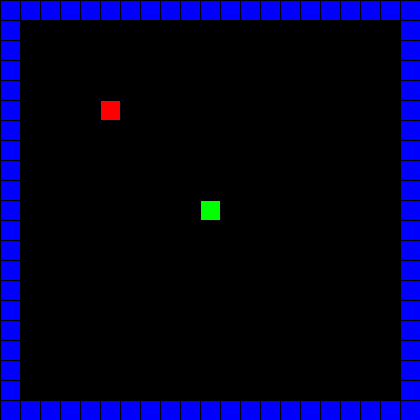
Frame 1 (no input)
Frame 60 (the mouse pressed at the canvas centre just before this capture): identical to frame 1, image omitted
Frame 120 (the mouse held since frame 60 and released just before this capture): identical to frame 1, image omitted

The Processing sketch that drew this single still picture (run headless with seeded random() and noise(); from frame 60 on, the mouse is pressed at the canvas centre):

// Processing sketch: World
// ── World.pde
public static final int mul = 20;

Snake s;
Apple a;

boolean start;

void setup(){
  size(420, 420);
  s = new Snake();
  a = new Apple(5, 5);
  start = false;
}

void draw(){
  background(0);
  
  fill(0,0,255);
  for(int i = 0; i < height; i++){
    rect(i * mul,0,mul,mul);
    rect(i * mul, height - mul, mul, mul);
  }
  for(int j = 0; j < width; j++){
    rect(0, j * mul, mul, mul);
    rect(width - mul, j * mul, mul, mul);
  }  
  a.draw();
  if(s.hitApple(a)){
    s.makeLonger();
    a.change();
  }
  if(start){
    s.draw();
    delay(1000/15);
  }else{
    fill(0, 255, 0);  
    rect( 10 * 20, 10 * 20, 20, 20);
  }  
}

void keyPressed(){
  if(key == CODED){
    start = true;
    if(keyCode == UP && s.direction != Direction.SOUTH){
      s.changeDirection(Direction.NORTH);
    }
    if(keyCode == DOWN && s.direction != Direction.NORTH){
      s.changeDirection(Direction.SOUTH);
    }
    if(keyCode == LEFT && s.direction != Direction.EAST){
      s.changeDirection(Direction.WEST);
    }
    if(keyCode == RIGHT && s.direction != Direction.WEST){
      s.changeDirection(Direction.EAST);
    }
  }
}

// ── AI.pde
float weights[];


class AI{
  
  
  
  
  
  
}

// ── Apple.pde
public class Apple{
  
  Position p;
  
  public Apple(int x, int y){
    this.p = new Position(x, y); 
  }
  
  public void draw(){
    fill(255, 0, 0);  
    rect(p.x * 20, p.y * 20, 20, 20);
  } 
  
  public void change(){
    this.p.x = (int)random(1, width / 20 - 1);
    this.p.y = (int)random(1, height / 20 - 1);
  }
}

// ── Direction.pde
public class Direction{
  
  public static final int NORTH = 0;
  public static final int EAST = 1;
  public static final int SOUTH = 2;
  public static final int WEST = 3;  
  
}

// ── Matrix.pde

class Matrix {
  
  //local variables
  int rows;
  int cols;
  float[][] matrix;
  
  //---------------------------------------------------------------------------------------------------------------------------------------------------------  
  //constructor
  Matrix(int r, int c) {
    rows = r;
    cols = c;
    matrix = new float[rows][cols];
  }
  
  //---------------------------------------------------------------------------------------------------------------------------------------------------------  
  //constructor from 2D array
  Matrix(float[][] m) {
    matrix = m;
    cols = m.length;
    rows = m[0].length;
  }
  
  //---------------------------------------------------------------------------------------------------------------------------------------------------------  
  //print matrix
  void output() {
    for (int i =0; i<rows; i++) {
      for (int j = 0; j<cols; j++) {
        print(matrix[i][j] + "  ");
      }
      println(" ");
    }
    println();
  }
  //---------------------------------------------------------------------------------------------------------------------------------------------------------  
  
  //multiply by scalar
  void multiply(float n ) {

    for (int i =0; i<rows; i++) {
      for (int j = 0; j<cols; j++) {
        matrix[i][j] *= n;
      }
    }
  }

//---------------------------------------------------------------------------------------------------------------------------------------------------------  
  //return a matrix which is this matrix dot product parameter matrix 
  Matrix dot(Matrix n) {
    Matrix result = new Matrix(rows, n.cols);
   
    if (cols == n.rows) {
      //for each spot in the new matrix
      for (int i =0; i<rows; i++) {
        for (int j = 0; j<n.cols; j++) {
          float sum = 0;
          for (int k = 0; k<cols; k++) {
            sum+= matrix[i][k]*n.matrix[k][j];
          }
          result.matrix[i][j] = sum;
        }
      }
    }

    return result;
  }
//---------------------------------------------------------------------------------------------------------------------------------------------------------  
  //set the matrix to random ints between -1 and 1
  void randomize() {
    for (int i =0; i<rows; i++) {
      for (int j = 0; j<cols; j++) {
        matrix[i][j] = random(-1, 1);
      }
    }
  }

//---------------------------------------------------------------------------------------------------------------------------------------------------------  
  //add a scalar to the matrix
  void Add(float n ) {
    for (int i =0; i<rows; i++) {
      for (int j = 0; j<cols; j++) {
        matrix[i][j] += n;
      }
    }
  }
//---------------------------------------------------------------------------------------------------------------------------------------------------------  
  ///return a matrix which is this matrix + parameter matrix
  Matrix add(Matrix n ) {
    Matrix newMatrix = new Matrix(rows, cols);
    if (cols == n.cols && rows == n.rows) {
      for (int i =0; i<rows; i++) {
        for (int j = 0; j<cols; j++) {
          newMatrix.matrix[i][j] = matrix[i][j] + n.matrix[i][j];
        }
      }
    }
    return newMatrix;
  }
//---------------------------------------------------------------------------------------------------------------------------------------------------------  
  //return a matrix which is this matrix - parameter matrix
  Matrix subtract(Matrix n ) {
    Matrix newMatrix = new Matrix(cols, rows);
    if (cols == n.cols && rows == n.rows) {
      for (int i =0; i<rows; i++) {
        for (int j = 0; j<cols; j++) {
          newMatrix.matrix[i][j] = matrix[i][j] - n.matrix[i][j];
        }
      }
    }
    return newMatrix;
  }
//---------------------------------------------------------------------------------------------------------------------------------------------------------  
  //return a matrix which is this matrix * parameter matrix (element wise multiplication)
  Matrix multiply(Matrix n ) {
    Matrix newMatrix = new Matrix(rows, cols);
    if (cols == n.cols && rows == n.rows) {
      for (int i =0; i<rows; i++) {
        for (int j = 0; j<cols; j++) {
          newMatrix.matrix[i][j] = matrix[i][j] * n.matrix[i][j];
        }
      }
    }
    return newMatrix;
  }
//---------------------------------------------------------------------------------------------------------------------------------------------------------  
  //return a matrix which is the transpose of this matrix
  Matrix transpose() {
    Matrix n = new Matrix(cols, rows);
    for (int i =0; i<rows; i++) {
      for (int j = 0; j<cols; j++) {
        n.matrix[j][i] = matrix[i][j];
      }
    }
    return n;
  }
//---------------------------------------------------------------------------------------------------------------------------------------------------------  
  //Creates a single column array from the parameter array
  Matrix singleColumnMatrixFromArray(float[] arr) {
    Matrix n = new Matrix(arr.length, 1);
    for (int i = 0; i< arr.length; i++) {
      n.matrix[i][0] = arr[i];
    }
    return n;
  }
  //---------------------------------------------------------------------------------------------------------------------------------------------------------  
  //sets this matrix from an array
  void fromArray(float[] arr) {
    for (int i = 0; i< rows; i++) {
      for (int j = 0; j< cols; j++) {
        matrix[i][j] =  arr[j+i*cols];
      }
    }
  }
//---------------------------------------------------------------------------------------------------------------------------------------------------------    
  //returns an array which represents this matrix
  float[] toArray() {
    float[] arr = new float[rows*cols];
    for (int i = 0; i< rows; i++) {
      for (int j = 0; j< cols; j++) {
        arr[j+i*cols] = matrix[i][j];
      }
    }
    return arr;
  }

//---------------------------------------------------------------------------------------------------------------------------------------------------------  
  //for ix1 matrixes adds one to the bottom
  Matrix addBias() {
    Matrix n = new Matrix(rows+1, 1);
    for (int i =0; i<rows; i++) {
      n.matrix[i][0] = matrix[i][0];
    }
    n.matrix[rows][0] = 1;
    return n;
  }
//---------------------------------------------------------------------------------------------------------------------------------------------------------  
  //applies the activation function(sigmoid) to each element of the matrix
  Matrix activate() {
    Matrix n = new Matrix(rows, cols);
    for (int i =0; i<rows; i++) {
      for (int j = 0; j<cols; j++) {
        n.matrix[i][j] = sigmoid(matrix[i][j]);
      }
    }
    return n;
  }
  
//---------------------------------------------------------------------------------------------------------------------------------------------------------    
  //sigmoid activation function
  float sigmoid(float x) {
    float y = 1 / (1 + pow((float)Math.E, -x));
    return y;
  }
  //returns the matrix that is the derived sigmoid function of the current matrix
  Matrix sigmoidDerived() {
    Matrix n = new Matrix(rows, cols);
    for (int i =0; i<rows; i++) {
      for (int j = 0; j<cols; j++) {
        n.matrix[i][j] = (matrix[i][j] * (1- matrix[i][j]));
      }
    }
    return n;
  }

//---------------------------------------------------------------------------------------------------------------------------------------------------------  
  //returns the matrix which is this matrix with the bottom layer removed
  Matrix removeBottomLayer() {
    Matrix n = new Matrix(rows-1, cols);      
    for (int i =0; i<n.rows; i++) {
      for (int j = 0; j<cols; j++) {
        n.matrix[i][j] = matrix[i][j];
      }
    }
    return n;
  }
//---------------------------------------------------------------------------------------------------------------------------------------------------------  
  //Mutation function for genetic algorithm 
  
  void mutate(float mutationRate) {
    
    //for each element in the matrix
    for (int i =0; i<rows; i++) {
      for (int j = 0; j<cols; j++) {
        float rand = random(1);
        if (rand<mutationRate) {//if chosen to be mutated
          matrix[i][j] += randomGaussian()/5;//add a random value to it(can be negative)
          
          //set the boundaries to 1 and -1
          if (matrix[i][j]>1) {
            matrix[i][j] = 1;
          }
          if (matrix[i][j] <-1) {
            matrix[i][j] = -1;
          }
        }
      }
    }
  }
//---------------------------------------------------------------------------------------------------------------------------------------------------------  
  //returns a matrix which has a random number of values from this matrix and the rest from the parameter matrix
  Matrix crossover(Matrix partner) {
    Matrix child = new Matrix(rows, cols);
    
    //pick a random point in the matrix
    int randC = floor(random(cols));
    int randR = floor(random(rows));
    for (int i =0; i<rows; i++) {
      for (int j = 0; j<cols; j++) {

        if ((i< randR)|| (i==randR && j<=randC)) { //if before the random point then copy from this matric
          child.matrix[i][j] = matrix[i][j];
        } else { //if after the random point then copy from the parameter array
          child.matrix[i][j] = partner.matrix[i][j];
        }
      }
    }
    return child;
  }
//---------------------------------------------------------------------------------------------------------------------------------------------------------  
  //return a copy of this matrix
  Matrix clone() {
    Matrix clone = new  Matrix(rows, cols);
    for (int i =0; i<rows; i++) {
      for (int j = 0; j<cols; j++) {
        clone.matrix[i][j] = matrix[i][j];
      }
    }
    return clone;
  }
}

// ── Position.pde
public class Position{

  int x;
  int y;
  
  public Position(int x, int y){
    this.x = x;
    this.y = y;
  }
  
  public void changePos(int x, int y){
    this.x = x;
    this.y = y;
  }
  
  public boolean equals(Position p){
    return (this.x == p.x && this.y == p.y);
  }
}

// ── Snake.pde
class Snake{
   
  int l;
  int direction;
  SnakePart head;
  
  public Snake(){
     l = 5;
     direction = -1;
     head = new SnakePart(10, 10);
  }
  
  public void draw(){
    SnakePart current = head;
    while(current != null){
       current.draw();
       current = current.next;
    }
    this.move();
  }
  
  public void changeDirection(int direction){
     this.direction = direction;
  }
  
  private void move(){
    SnakePart newH;
    switch(direction){
      case Direction.NORTH:
        newH = new SnakePart(head.p.x, head.p.y - 1, head);
        head = newH;   
        break;
      case Direction.EAST:
        newH = new SnakePart(head.p.x + 1, head.p.y, head);
        head = newH; 
        break;
      case Direction.SOUTH:
        newH = new SnakePart(head.p.x, head.p.y + 1, head);
        head = newH; 
        break;
      case Direction.WEST:
        newH = new SnakePart(head.p.x - 1, head.p.y, head);
        head = newH; 
        break;
    }
    this.checkLength();
    this.isDead();
  }
  
  private void checkLength(){
    SnakePart current = head;
    for(int i = 1; i < l; i++){
      if(current != null){
        current = current.next;      
      }else{
        return;
      }
    }
    if(current != null){
      current.next = null;
    }
  }
  
  private void isDead(){
    if(head.p.x == 0 || head.p.y == 0 || head.p.x == width / 20 - 1 || head.p.y == height / 20 - 1){
      l = 5;
      direction = -1;
      head = new SnakePart(10, 10);
      return;
    }
    SnakePart current = head.next;
    while(current != null){
      if(current.p.equals(head.p)){
        l = 5;
        direction = -1;
        head = new SnakePart(10, 10);
        return;
      }
      current = current.next;
    }
  }
  
  public boolean hitApple(Apple a){
    return head.p.equals(a.p);
  }
  
  public void makeLonger(){
    l++; 
  }
  
  //SnakePart class
  private class SnakePart{      
    
    Position p;
    SnakePart next; 
    
    public SnakePart(int x, int y){
      p = new Position(x, y);
      next = null;
    }
    
    public SnakePart(int x, int y, SnakePart next){
      p = new Position(x, y);
      this.next = next;
    }
    
    public void draw(){
       fill(0, 255, 0);  
       rect(p.x * 20, p.y * 20, 20, 20);
    }  
  }
}
